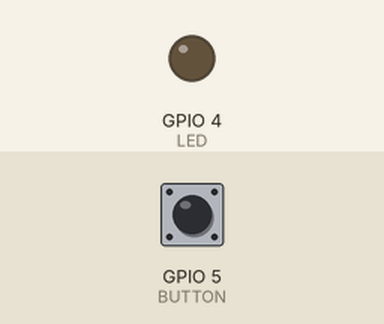
The program below on a simulated ESP32 board running MicroPython. Shown: output pins drawn as LEDs (lit = HIGH). The test bench sets the inputs (shaded band); at power-on: GPIO 5 (BUTTON) HIGH.

Above: at 1.2 s.
1.3 s: GPIO 5 (BUTTON) pulled LOW for 0.15 s
At 1.37 s:
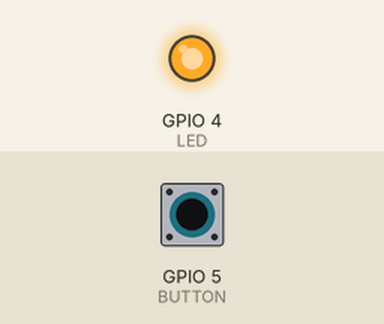
2.9 s: GPIO 5 (BUTTON) pulled LOW for 3.2 s
At 6.7 s:
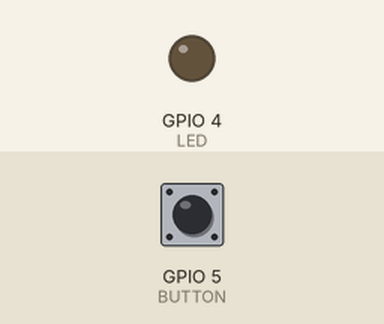
Timing chart, 0 to 8.2 s (numbered marks = the images above; inputs shaded):
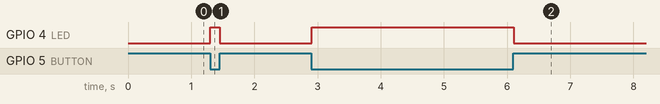

The program:

button-blink.py
```python
import utime
from machine import Pin

# Light LED when (and while) a BUTTON is pressed

LED = Pin(4, Pin.OUT)
BUTTON = Pin(5, Pin.IN, Pin.PULL_UP)

while 1:
    LED.value(not BUTTON.value())
    # Don't burn CPU
    utime.sleep_ms(10)
```

Measured:
- after the input at 1.3 s, GPIO 4 (LED): LOW → HIGH at once, → LOW 0.15 s later
- after the input at 2.9 s, GPIO 4 (LED): LOW → HIGH at once, → LOW 3.2 s later
